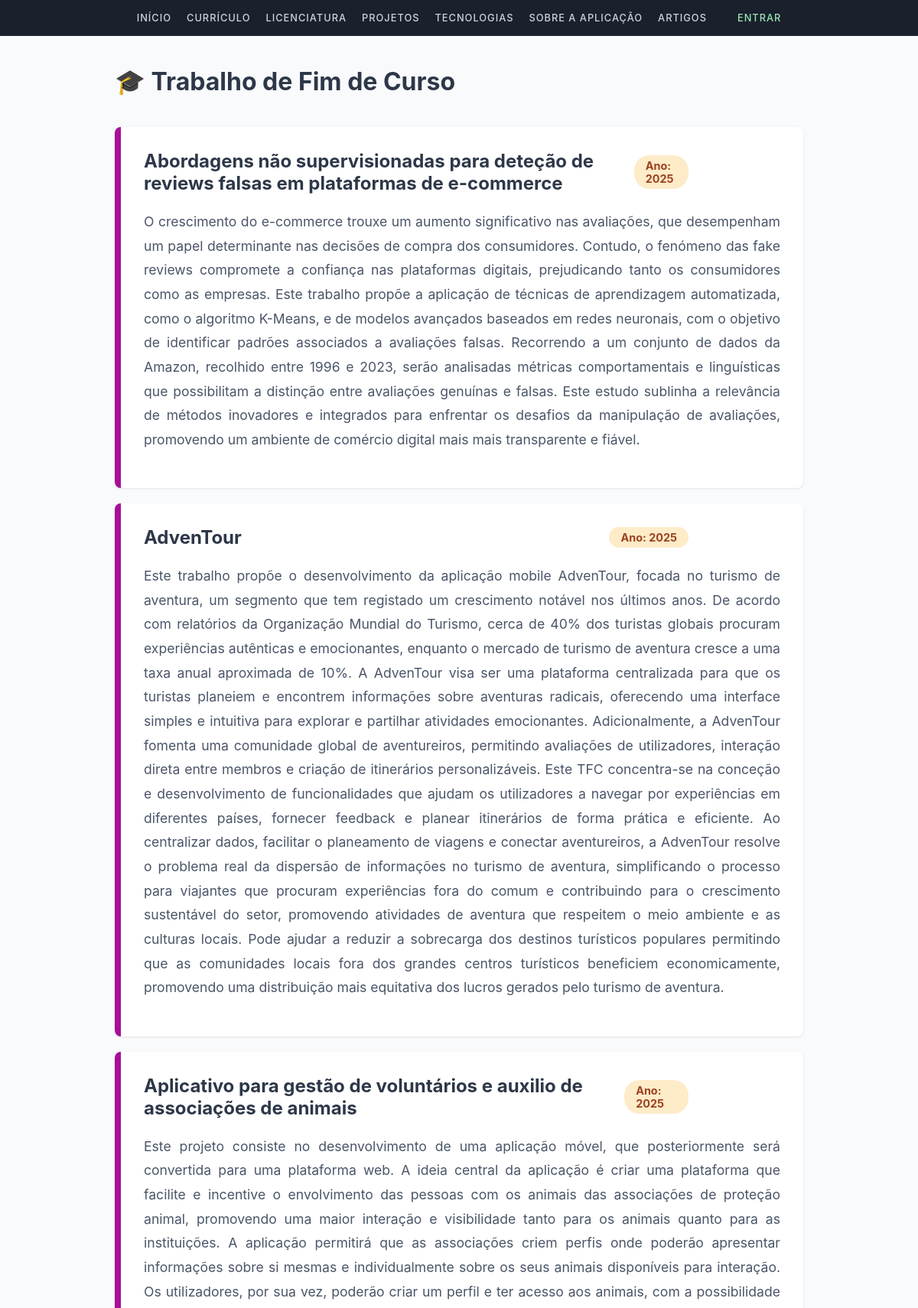
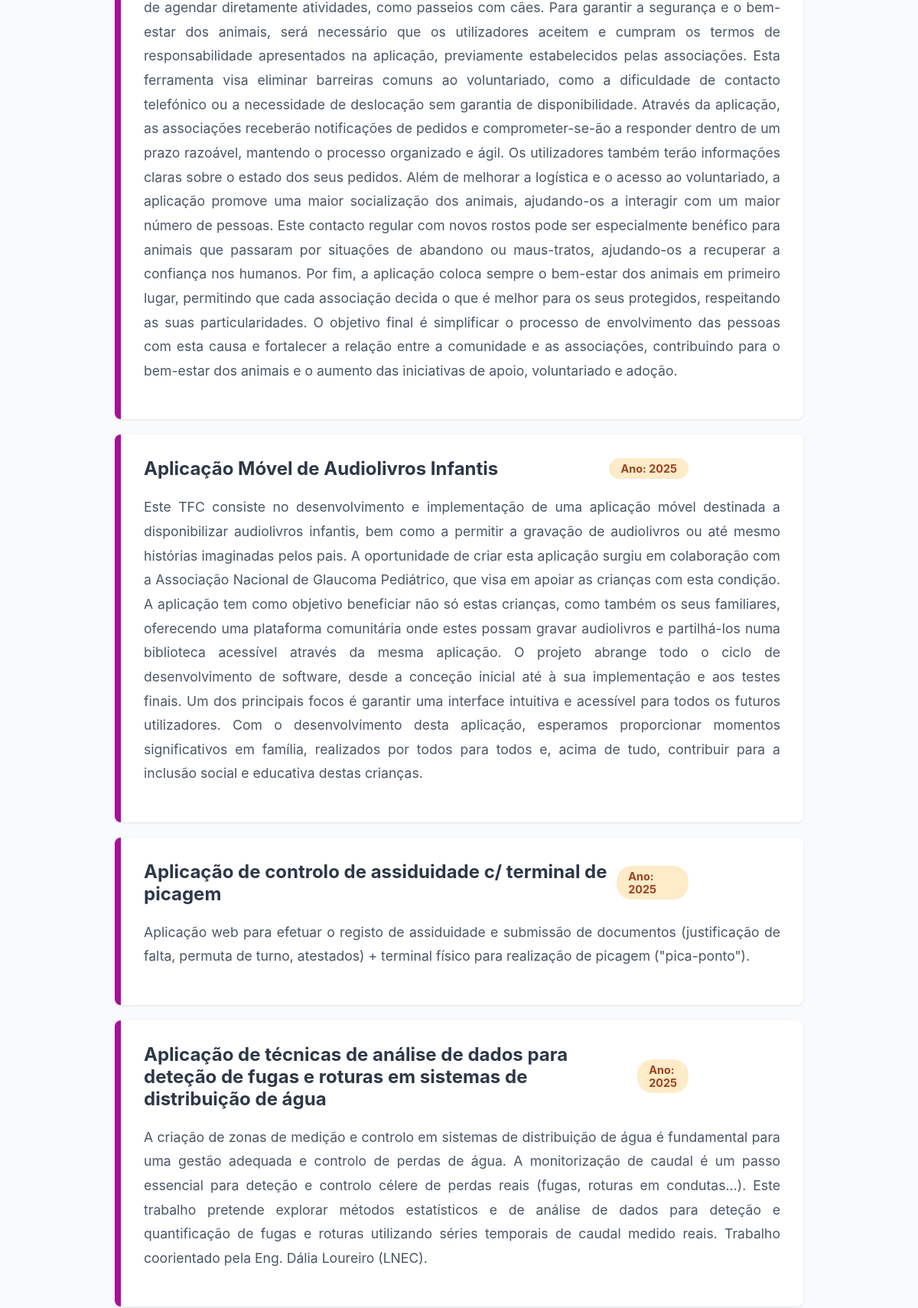
The page /tfc/ (upper part) on the database its author committed (2 pictures, top to bottom).
### portfolio/models.py (models this page shows, shortened)
class TFC(models.Model):
    titulo = models.CharField(max_length=255)
    descricao = models.TextField(max_length=255)
    link = models.URLField(blank=True)
    ano = models.PositiveIntegerField()
    imagem = models.URLField(blank=True, null=True)
    rating = models.IntegerField(
    validators=[MinValueValidator(1), MaxValueValidator(5)],
    help_text="Classificação de 1 a 5",null=True)
    tecnologias = models.ManyToManyField('tecnologia', blank=True)

### portfolio/views.py (the view)
# urls.py: path('tfc/', views.tfc_view, name='tfc'),
def tfc_view(request):
    tfcs = TFC.objects.all()
    return render(request, 'portfolio/tfc.html', {'tfcs': tfcs})

### portfolio/templates/portfolio/tfc.html (shortened to what this page needs)
{% extends "portfolio/base.html" %}
{% block content %}
<div style="max-width: 900px; margin: 0 auto;">
    <div style="display: flex; justify-content: space-between; align-items: center; margin-bottom: 40px;">
        <h1 style="margin: 0; color: #2d3748;">🎓 Trabalho de Fim de Curso</h1>
    </div>
    {% for tfc in tfcs %}
    <div class="card" style="border-left: 8px solid #a80f96; padding: 30px; position: relative;">
        <div style="display: flex; justify-content: space-between; align-items: center; margin-bottom: 20px; margin-right: 120px;">
            <h2 style="margin: 0; color: #2d3748;">{{ tfc.titulo }}</h2>
            <span style="background: #feebc8; color: #9c4221; padding: 5px 15px; border-radius: 20px; font-weight: bold; font-size: 0.9em;">
                Ano: {{ tfc.ano }}
            </span>
        </div>
        <p style="text-align: justify; line-height: 1.8; color: #4a5568; font-size: 1.1em;">
            {{ tfc.descricao }}
        </p>
        </div>
    {% endfor %}
</div>
{% endblock %}

### portfolio/templates/portfolio/base.html (style rules this page uses)
body { font-family: 'Inter', sans-serif; margin: 0; background-color: #f8fafc; color: #1a202c; }
.card { background: white; border-radius: 8px; padding: 20px; box-shadow: 0 1px 3px rgba(0,0,0,0.1); margin-bottom: 20px; }

### rows shown on the page
TFC: titulo "Abordagens não supervisionadas para deteção de reviews falsas em plataformas de e-commerce", ano "2025", descricao "O crescimento do e-commerce trouxe um aumento significativo nas avaliações, que desempenham um papel determinante nas decisões de compra dos consumidores. Contudo, o fenómeno das fake reviews compromete a confiança nas plataformas digitais, prejudicando tanto os consumidores como as empresas. Este trabalho propõe a aplicação de técnicas de aprendizagem automatizada, como o algoritmo K-Means, e de modelos avançados baseados em redes neuronais, com o objetivo de identificar padrões associados a avaliações falsas. Recorrendo a um conjunto de dados da Amazon, recolhido entre 1996 e 2023, serão analisadas métricas comportamentais e linguísticas que possibilitam a distinção entre avaliações…"
TFC: titulo "AdvenTour", ano "2025", descricao "Este trabalho propõe o desenvolvimento da aplicação mobile AdvenTour, focada no turismo de aventura, um segmento que tem registado um crescimento notável nos últimos anos. De acordo com relatórios da Organização Mundial do Turismo, cerca de 40% dos turistas globais procuram experiências autênticas e emocionantes, enquanto o mercado de turismo de aventura cresce a uma taxa anual aproximada de 10%. A AdvenTour visa ser uma plataforma centralizada para que os turistas planeiem e encontrem informações sobre aventuras radicais, oferecendo uma interface simples e intuitiva para explorar e partilhar atividades emocionantes. Adicionalmente, a AdvenTour fomenta uma comunidade global de aventureiros,…"
TFC: titulo "Aplicativo para gestão de voluntários e auxilio de associações de animais", ano "2025", descricao "Este projeto consiste no desenvolvimento de uma aplicação móvel, que posteriormente será convertida para uma plataforma web. A ideia central da aplicação é criar uma plataforma que facilite e incentive o envolvimento das pessoas com os animais das associações de proteção animal, promovendo uma maior interação e visibilidade tanto para os animais quanto para as instituições. A aplicação permitirá que as associações criem perfis onde poderão apresentar informações sobre si mesmas e individualmente sobre os seus animais disponíveis para interação. Os utilizadores, por sua vez, poderão criar um perfil e ter acesso aos animais, com a possibilidade de agendar diretamente atividades, como passeios…"
TFC: titulo "Aplicação Móvel de Audiolivros Infantis", ano "2025", descricao "Este TFC consiste no desenvolvimento e implementação de uma aplicação móvel destinada a disponibilizar audiolivros infantis, bem como a permitir a gravação de audiolivros ou até mesmo histórias imaginadas pelos pais. A oportunidade de criar esta aplicação surgiu em colaboração com a Associação Nacional de Glaucoma Pediátrico, que visa em apoiar as crianças com esta condição. A aplicação tem como objetivo beneficiar não só estas crianças, como também os seus familiares, oferecendo uma plataforma comunitária onde estes possam gravar audiolivros e partilhá-los numa biblioteca acessível através da mesma aplicação. O projeto abrange todo o ciclo de desenvolvimento de software, desde a conceção…"
TFC: titulo "Aplicação de controlo de assiduidade c/ terminal de picagem", ano "2025", descricao "Aplicação web para efetuar o registo de assiduidade e submissão de documentos (justificação de falta, permuta de turno, atestados) + terminal físico para realização de picagem (\"pica-ponto\")."
TFC: titulo "Aplicação de técnicas de análise de dados para deteção de fugas e roturas em sistemas de distribuição de água", ano "2025", descricao "A criação de zonas de medição e controlo em sistemas de distribuição de água é fundamental para uma gestão adequada e controlo de perdas de água. A monitorização de caudal é um passo essencial para deteção e controlo célere de perdas reais (fugas, roturas em condutas…). Este trabalho pretende explorar métodos estatísticos e de análise de dados para deteção e quantificação de fugas e roturas utilizando séries temporais de caudal medido reais. Trabalho coorientado pela Eng. Dália Loureiro (LNEC)."
